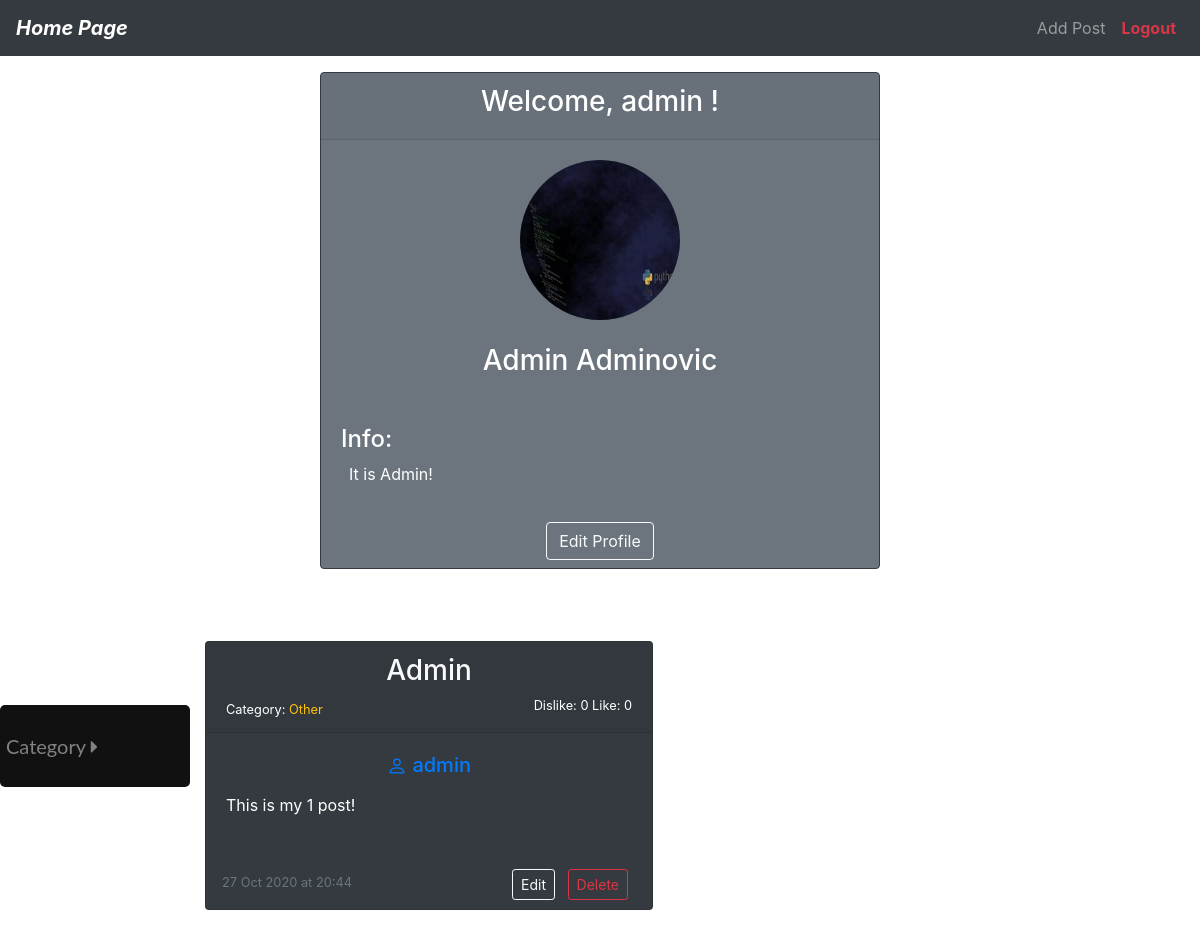
The app's page / (signed in) with its own data.
### users/models.py (models this page shows, shortened)
class Profile( models.Model ):
    user = models.OneToOneField( User , on_delete= models.CASCADE )
    pic = models.ImageField( default = 'default_profile_pic.jpg' , upload_to = 'profile_pics'  )
    about = models.TextField( default='No info...' )

### blog_app/models.py (models this page shows, shortened)
class Post(models.Model):
    author = models.ForeignKey( User , on_delete=models.CASCADE)
    title = models.CharField( max_length=20 )
    body = RichTextField( blank=True , null=True )
    date_time = models.DateTimeField( auto_now_add=True )
    category = models.ForeignKey(Category, on_delete=models.DO_NOTHING)
    likes = models.ManyToManyField(User,related_name='like_post')
    unlikes = models.ManyToManyField(User,related_name='unlike_post')
    def get_likes(self):
        return self.likes.count()
    def get_unlikes(self):
        return self.unlikes.count()

class Category(models.Model):
    name = models.CharField(max_length=15 )
    def __str__(self):
        return self.name
    class Meta:
        verbose_name = 'Category'
        verbose_name_plural = 'Categories'

### blog_app/views.py (the view)
# urls.py: path('',   HomeView.as_view()   , name = 'home'  ),
class HomeView(ListView):
    model = Post
    template_name = 'blog_app/home.html'
    ordering = ['-date_time']
    paginate_by = 6
    def get_context_data(self, **kwargs):
        context = super().get_context_data(**kwargs)
        context['category_list'] = Category.objects.all()
        return context

### blog_app/templates/blog_app/home.html (shortened to what this page needs)
{% extends 'blog_app/base.html' %}
{% load tz %}
{% block addcss %}
    <link rel="stylesheet" href="https://cdnjs.cloudflare.com/ajax/libs/font-awesome/4.7.0/css/font-awesome.min.css">
{% endblock %}
{% block content %}
{% if user.is_authenticated %}
    <center>
        <div class="card text-white bg-secondary border-dark mt-3 mb-3" style="max-width: 35rem;" >
                <div class="card-header text-center">
                     <h3> Welcome, {{ user }} ! </h3>
                </div>
                <div class="card-body">
                    <img class="rounded-circle account-img" width="160" height="160" src="{{ user.profile.pic.url }}">
                    <h3 class="text-center  mt-4 " > {{ user.first_name }} {{ user.last_name }} </h3>
                </div>
                <div class="card-body" >
                    <h4 class="text-left" > Info: </h4>
                    <p class="text-left ml-2" > {{ user.profile.about|truncatechars:100 }} </p>
                </div>
                <div class="text-center" >
                    <a class="btn btn-outline-light mb-2" href="{% url 'update_profile' user.username %}" > Edit Profile </a>
                </div>
        </div>
    </center>
{% endif %}
    <div class="sidenav" >
        <button class="dropdown-btn">Category
            <i id="arrow" class="fa fa-caret-right"></i>
        </button>
    </div>
<div class="container">
    <h1 class="text-center text-white">Content</h1>
    <div class="row row-cols-1 row-cols-md-2 ">
    {% for post in object_list %}
        <div class="col mb-4">
            <div class="card text-white bg-dark h-100 mb-3" style="max-width: 28rem;">
                <div class="card-header">
                    <a class="text-light text-decoration-none" href="{% url 'post_detail' post.pk %}" ><h3 class="text-center">{{ post.title }}  </h3></a>
                    <small>Category: <a class="text-warning" href="{% url 'category' post.category %}">{{ post.category }} </a> </small>
                    <small class="float-right" > Dislike: {{ post.get_unlikes }}  Like: {{ post.get_likes }} </small>
                </div>
                <div class="card-body">
                    <h5 class="card-title text-center text-primary">
                        <a class="text-primary" href=" {% url 'profile_detail' post.author.username %} " >{{ post.author }}</a>
                    </h5>
                    <p class="card-text text-center ">  {{ post.body|truncatechars_html:80|safe }} </p>
                </div>
                <div class="d-flex justify-content-between">
                    <p class="card-text ml-3"><small class="text-muted">{{ post.date_time|timezone:"Asia/Baku"|date:"d M Y"}} at {{ post.date_time|timezone:"Asia/Baku"|date:"H:i" }} </small></p>
                    {% if user.id == post.author.id %}
                        <div >
                            <a href="{% url 'update_post' post.pk %}" class="btn btn-sm btn-outline-light mr-2 mb-2" > Edit </a>
                            <a href="{% url 'delete_post' post.pk %}" class="btn btn-sm btn-outline-danger mr-4 mb-2" > Delete </a>
                        </div>
                    {% endif %}
                </div>
            </div>
        </div>
    {% endfor %}
    </div>
</div>
{% endblock content %}

### blog_app/templates/blog_app/base.html (shortened to what this page needs)
{% load static %}
<!DOCTYPE html>
<html lang="en"  >
<head>
    {% block addcss %}{% endblock %}
    <link rel="stylesheet" type="text/css" href=" {% static 'blog_app/main.css' %} " >
    <link rel="stylesheet" href="https://stackpath.bootstrapcdn.com/bootstrap/4.5.2/css/bootstrap.min.css">
</head>
<body style="background-image: url('https://lesilets.com/wp-content/uploads/2018/04/1096907-cool-dark-background-2560x1600-for-tablet.jpg') ; background-repeat: no-repeat; background-size: cover; background-attachment: fixed;  " >
    <nav class="navbar navbar-expand-lg navbar-dark bg-dark">
        <a class="navbar-brand font-weight-bold font-italic" href="{% url 'home' %}"> Home Page </a>
        <div class="collapse navbar-collapse" id="navbarSupportedContent">
          <ul class="nav navbar-nav ml-auto">
            {% if user.is_authenticated  %}
              <li class="nav-item">
                <a class="nav-link" href="{% url 'add_post' %}">Add Post</a>
              </li>
              <li class="nav-item active">
                <a class="nav-link text-danger font-weight-bolder" href="{% url 'logout' %}"> Logout </a>
              </li>
            {% endif %}
          </ul>
        </div>
    </nav>
    {% block content %}{% endblock content %}
    <br>
    <br>
    <br>
</body>
</html>

### blog_app/templates/blog_app/home.html (style rules this page uses)
.sidenav { font-family: "Lato", sans-serif; width: 190px; float: left; background-color: #111; padding-top: 20px; padding-bottom: 20px; border-radius: 5px; margin-top: 10%; }
.sidenav a#linka , .dropdown-btn { font-family: "Lato", sans-serif; padding: 6px 8px 6px 6px; text-decoration: none; font-size: 20px; color: #818181; display: block; border: none; background: none; width: 100%; text-align: left; cursor: pointer; outline: none !important ; }

### records on screen
Post: title "Admin", category "Other", get_unlikes "0", get_likes "0", author "admin", body "This is my 1 post!", date_time "27 Oct 2020", date_time "20:44", shows "Edit"

### other values on screen
{{ user }} "admin"
{{ user.first_name }} "Admin"
{{ user.last_name }} "Adminovic"
{{ user.profile.about|truncatechars:100 }} "It is Admin!"
